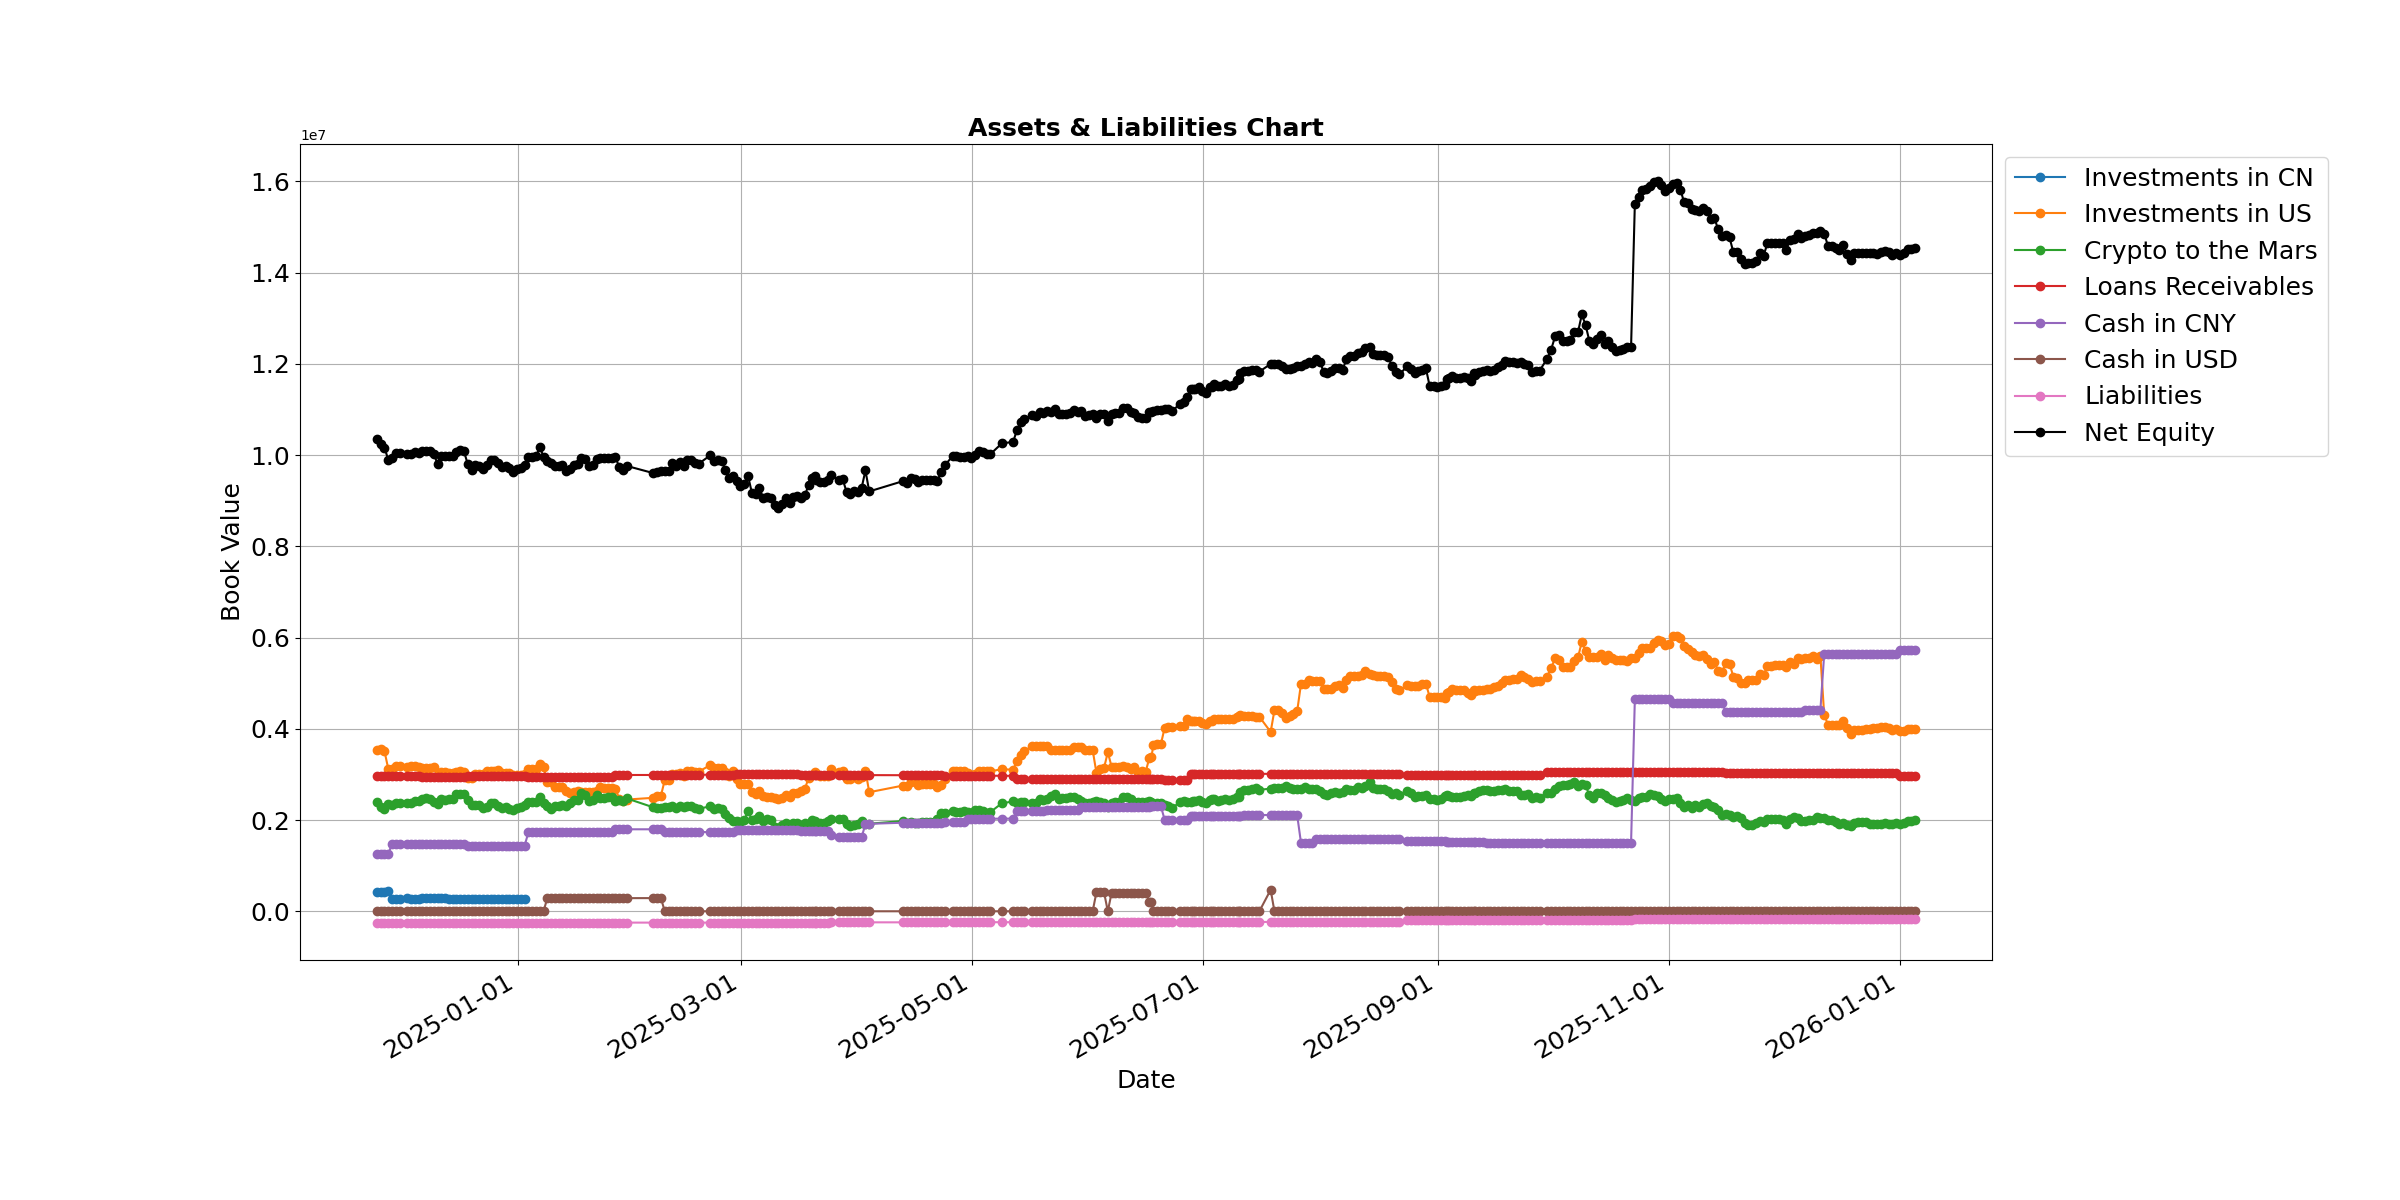

Source code (Python):
#! /usr/bin/env python3.9

import yfinance as yf
import json
import pandas as pd
import os
import time
import matplotlib.pyplot as plt
import matplotlib.dates as mdates
from datetime import datetime
from getpass import getuser
import socket
import smtplib
from email.message import EmailMessage
from email.utils import make_msgid
import mimetypes
from curl_cffi import requests
import subprocess
import sys
from pathlib import Path
from typing import Optional

sender = "[email redacted]"
receivers = ["[email redacted]", "[email redacted]", "[email redacted]"]

message_template = """
<html>
<body>
<pre style="font-family:courier;font-size:100%;">
{message}
</pre>
<div style="text-align:center;">
  <img src="cid:{cid1}" alt="Chart" style="max-width:100%; height:auto; display:inline-block;">
</div>
<div style="text-align:center;">
  <img src="cid:{cid2}" alt="Chart" style="max-width:100%; height:auto; display:inline-block;">
</div>
</body>
</html>
"""

def get_share_price(symbol):
    session = requests.Session(impersonate="chrome")
    stock = yf.Ticker(symbol,session=session)
    # return stock.fast_info['last_price']
    return stock.history(period='1d')['Close'].iloc[0]

class EmailSender(object):
    def __init__(self, sender, receivers):
        self.gmail_app_password = "nuim lgxe ptgb hdsj"
        self.sender = sender
        self.receivers = receivers

    def send_email_smtp_gmail(self, message: str, new_balance_sheet_chart: str, legacy_asset_curve: str):
        msg = self.prepare_email_msg(message, new_balance_sheet_chart, legacy_asset_curve)   
        with smtplib.SMTP_SSL("smtp.gmail.com", 465) as smtp:
            smtp.login(self.sender, self.gmail_app_password)
            smtp.send_message(msg)

    def prepare_email_msg(self, message: str, new_balance_sheet_chart: str, legacy_asset_curve: str) -> EmailMessage:
        """
        Build an email with a text body and two embedded images, referenced inline via cid:.
    
        Args:
            message: The text/HTML-safe body content (plain text; will be HTML-escaped minimally by wrapping).
            new_balance_sheet_chart: Path to the first image file (e.g., PNG/JPEG).
            legacy_asset_curve: Path to the second image file.
    
        Returns:
            EmailMessage ready to send (set From/To/Subject before sending).
        """

        # Create message container
        msg = EmailMessage()
        msg['Subject'] = 'Daily Assets Report'
        msg['From'] = self.sender
        msg['To'] = self.receivers
        msg.set_content(message)
    
        # Plain text fallback (no images)
        # Keep the plain text simple; some clients prefer/only display this part.
        msg.set_content(message)
    
        # Generate content IDs for the inline images
        cid1 = make_msgid(domain="inline.local")[1:-1]  # strip < >
        cid2 = make_msgid(domain="inline.local")[1:-1]
    
        # Build HTML body that references the images by their content IDs
    
        # Add HTML alternative
        msg.add_alternative(message_template.format(message=message, cid1=cid1, cid2=cid2), subtype="html")
    
        # Helper to attach an image inline to the HTML part
        def _attach_inline_image(filename: str, cid: str):
            path = Path(filename)
            if not path.is_file():
                raise FileNotFoundError(f"Image file not found: {path}")
            ctype, encoding = mimetypes.guess_type(path.name)
            if ctype is None or encoding is not None:
                ctype = "application/octet-stream"
            maintype, subtype = ctype.split("/", 1)
            if maintype != "image":
                raise ValueError(f"Unsupported image type for inline embedding: {ctype} ({path})")
            with open(path, "rb") as f:
                # Attach to the HTML alternative (the last part we added)
                msg.get_payload()[-1].add_related(
                    f.read(),
                    maintype=maintype,
                    subtype=subtype,
                    cid=f"<{cid}>",
                    filename=path.name,
                )
    
        # Attach both images
        _attach_inline_image(new_balance_sheet_chart, cid1)
        _attach_inline_image(legacy_asset_curve, cid2)
    
        return msg

class BalanceSheetItem:
    def __init__(self, ticker_symbol, fullname, positions, share_price, currency_unit, category):
        self.ticker_symbol = ticker_symbol
        self.fullname = fullname
        self.positions = positions
        self.initial_share_price = share_price
        self.share_price = share_price
        self.currency_unit = currency_unit
        self.category = category
        self.usd_and_cny_exchange_rate = get_share_price('CNY=X')

        if self.initial_share_price == 0:
            self.share_price = get_share_price(self.ticker_symbol)
            if self.currency_unit == 'USD':
                self.share_price = self.share_price * self.usd_and_cny_exchange_rate


    def get_book_value(self):
        return self.positions * self.share_price 

    def __str__(self):
        return 'Ticker: {}, Fullname: {}, Positions: {}, Share Price: {}, Book Value: {}'.format(self.ticker_symbol, self.fullname, self.positions, self.share_price, self.get_book_value())


class AssetsManager:
    def __init__(self):
        self.balance_sheet_json_file = '/tmp/balance_sheet_repo/balancesheet.json'
        self.balance_sheet_db = "/tmp/balance_sheet_repo/balancesheet.csv"
        self.balance_sheet_chart = "/tmp/balance_sheet_repo/balancesheet.png"
        self.legacy_asset_db = "/tmp/balance_sheet_repo/assets_db.csv"
        self.legacy_asset_curve = "/tmp/balance_sheet_repo/assets_curve.png"
        self.assets = []
        self.liabilities = []
        self.usd_and_cny_exchange_rate = 0
        self.book_value_per_category = {}
        self.get_usd_and_cny_exchange_rate()
        self.load_balance_sheet_json_file()
        self.get_book_values_per_category()

    def get_usd_and_cny_exchange_rate(self):
        self.usd_and_cny_exchange_rate = get_share_price('CNY=X')

    def load_balance_sheet_json_file(self):
        with open(self.balance_sheet_json_file, 'r') as file:
            self.balance_sheet = json.load(file)


        for key, value in self.balance_sheet.items():
            for item in value:
                balance_sheet_item = BalanceSheetItem(item['ticker symbol'],
                                                    item['fullname'],
                                                    item['positions'],
                                                    item['share price'],
                                                    item['currency unit'],
                                                    item['category'])
                # print (str(balance_sheet_item))
                if key == 'assets':
                    self.assets.append(balance_sheet_item)
                elif key == 'liabilities':
                    self.liabilities.append(balance_sheet_item)

    def get_book_values_per_category(self):
        for asset in self.assets:
            if asset.category in self.book_value_per_category:
                self.book_value_per_category[asset.category] += asset.get_book_value()
            else:
                self.book_value_per_category[asset.category] = asset.get_book_value()


    def get_total_book_value(self, balance_sheet_items):
        total_book_value = 0
        for item in balance_sheet_items:
            total_book_value += item.get_book_value()
        return total_book_value

    def get_investment_value(self):
        investment_value = 0
        for asset in self.assets:
            if asset.category.find("Investment") != -1 or asset.category.find("Mars") != -1:
                investment_value += asset.get_book_value()
        return investment_value

    def show_seperator(self):
        print (self.get_seperator())

    def get_seperator(self):
        return '-'*70

    def show_assets(self):
        print (self.get_assets_text_report())

    def get_assets_text_report(self):
        report_msg = ''
        for balance_sheet_category in [self.assets, self.liabilities]:
            if balance_sheet_category is self.assets:
                report_msg += 'Assets:' + '\n'
            else:
                report_msg += self.get_seperator() + '\n'
                report_msg += 'Liabilities:' + '\n'

            pd_data = []
            for balance_sheet_item in balance_sheet_category:
                pd_data.append([balance_sheet_item.ticker_symbol, balance_sheet_item.fullname, balance_sheet_item.positions, balance_sheet_item.share_price, balance_sheet_item.get_book_value()])

            pd_data.append(['Total', '', '', '', self.get_total_book_value(balance_sheet_category)])

            df = pd.DataFrame(pd_data, columns=[
                                'Ticker',
                                'Fullname',
                                'Positions',
                                'Share Price',
                                'Book Value'])
            report_msg += str(df) + '\n'


        net_value = self.get_total_book_value(self.assets) - self.get_total_book_value(self.liabilities)
        report_msg += self.get_seperator() + '\n'
        report_msg += '{:26s}: {:.4f}'.format("USD/CNY Rate",get_share_price('CNY=X')) + '\n'
        for asset_category in self.book_value_per_category:
            category_book_value = self.book_value_per_category[asset_category]
            report_msg += '{:26s}: {:<10.2f} ({:.2f}%)'.format(asset_category, category_book_value, category_book_value / net_value * 100) + '\n'
        report_msg += '{:26s}: {:<10.2f}'.format('Net Value', net_value) + '\n'

        report_msg += self.get_seperator() + '\n'

        # show the latest 10 days' assets history
        df = pd.read_csv(self.legacy_asset_db)
        report_msg += 'Last 10 days assets history:' + '\n'
        report_msg += str(df.tail(10)) + '\n'
        return report_msg

    def update_balance_sheet_db(self):
        if os.path.exists(self.balance_sheet_db):
            df = pd.read_csv(self.balance_sheet_db)
        else:
            df = pd.DataFrame(columns=['Datetime', 'Type', 'Ticker', 'Fullname', 'Positions', 'Share Price', 'Book Value', 'Category'])

        datetime_string = datetime.now().strftime("%Y-%m-%d %H:%M:%S")

        for item in self.assets + self.liabilities:
            item_type = 'Assets' if item in self.assets else 'Liabilities'
            new_row = [datetime_string, item_type, item.ticker_symbol, item.fullname, item.positions, item.share_price, item.get_book_value(), item.category]
            df.loc[len(df)] = new_row

        df.to_csv(self.balance_sheet_db, index=False)


    def update_legacy_assets_db(self):
        if os.path.exists(self.legacy_asset_db):
            df = pd.read_csv(self.legacy_asset_db)
        else:
            df = pd.DataFrame(columns=['Datetime', 'Assets', 'Liabilities', 'Investment', 'Investment %', 'Net Value'])

        net_value = self.get_total_book_value(self.assets) - self.get_total_book_value(self.liabilities)
        new_row = [datetime.now().strftime("%Y-%m-%d %H:%M:%S"), 
                   self.get_total_book_value(self.assets),
                   self.get_total_book_value(self.liabilities),
                   self.get_investment_value(), self.get_investment_value() / net_value,
                   net_value]

        df.loc[len(df)] = new_row
        df.to_csv(self.legacy_asset_db, index=False)


    def generate_legacy_assets_curve(self):
        plt.figure(figsize=(24, 12))   # Set the figure size
        df = pd.read_csv(self.legacy_asset_db)
        x = [datetime.strptime(date_string, "%Y-%m-%d %H:%M:%S").date() for date_string in df['Datetime']]
        y1 = df['Assets']
        y2 = df['Liabilities']
        y3 = df['Investment']
        y4 = df['Net Value']
        plt.plot(x, y4, marker='o', color='b', label='Net Value')

        # Formatting the date on x-axis
        plt.gcf().autofmt_xdate()

        plt.xticks(fontsize=18)  # Set font size for X-axis ticks  
        plt.yticks(fontsize=18)  # Set font size for Y-axis ticks

        plt.title('Assets Curve', fontsize=18, fontweight='bold')
        plt.grid(True)
        plt.savefig(self.legacy_asset_curve)
        plt.close()

    def summarize_balance_sheet_db(self):
        # generate category series
        self.category_series = {}
        df = pd.read_csv(self.balance_sheet_db)
        for row in df.iterrows():
            category = row[1]['Category']
            timestamp = row[1]['Datetime']
            if category in self.category_series:
                if timestamp in self.category_series[category]:
                    self.category_series[category][timestamp] += row[1]['Book Value']
                else:
                    self.category_series[category][timestamp] = row[1]['Book Value']

            else:
                self.category_series[category] = {timestamp: row[1]['Book Value']}

        # generate equity series
        self.net_equity_series = {}
        for row in df.iterrows():
            book_value = row[1]['Book Value'] if row[1]['Type'] == 'Assets' else row[1]['Book Value'] * -1
            if row[1]['Datetime'] in self.net_equity_series:
                self.net_equity_series[row[1]['Datetime']] += book_value
            else:
                self.net_equity_series[row[1]['Datetime']] = book_value

    def generate_balance_sheet_chart(self):
        plt.figure(figsize=(24, 12))   # Set the figure size

        # Plot the category series
        for category in self.category_series:
            x = []
            y = []
            for timestamp in sorted(self.category_series[category].keys()): 
                x.append(datetime.strptime(timestamp, "%Y-%m-%d %H:%M:%S"))
                if category == 'Liabilities':
                    y.append(self.category_series[category][timestamp]*-1)
                else:
                    y.append(self.category_series[category][timestamp])
            plt.plot(x, y, marker='o', label=category)

        # Plot the net equity series
        x = []
        y = []
        for timestamp in sorted(self.net_equity_series.keys()):
            x.append(datetime.strptime(timestamp, "%Y-%m-%d %H:%M:%S"))
            y.append(self.net_equity_series[timestamp])
        plt.plot(x, y, marker='o', color='black', label="Net Equity")

        # Format the X-axis to show dates  
        plt.gca().xaxis.set_major_formatter(mdates.DateFormatter('%Y-%m-%d'))  

        # Set the density of date ticks  
        # plt.gca().xaxis.set_major_locator(mdates.DayLocator(interval=3))  # Show every 3rd day

        # Formatting the date on x-axis
        plt.gcf().autofmt_xdate()

        plt.xticks(fontsize=18)  # Set font size for X-axis ticks  
        plt.yticks(fontsize=18)  # Set font size for Y-axis ticks

        plt.title('Assets & Liabilities Chart', fontsize=18, fontweight='bold')
        plt.xlabel('Date', fontsize=18)
        plt.ylabel('Book Value', fontsize=18)
        # Add the legend outside the plot  
        plt.legend(loc='upper left', bbox_to_anchor=(1, 1), fontsize=18)
        plt.subplots_adjust(right=0.83)
        plt.grid(True)
        plt.savefig(self.balance_sheet_chart)
        plt.close()

    def revert_balance_sheet_db(self):
        df = pd.read_csv(self.balance_sheet_db)
        last_row = df.iloc[-1]
        df = df[df['Datetime'] != last_row['Datetime']]
        df.to_csv(self.balance_sheet_db, index=False)

    def revert_legacy_assets_db(self):
        df = pd.read_csv(self.legacy_asset_db)
        last_row = df.iloc[-1]
        df = df[df['Datetime'] != last_row['Datetime']]
        df.to_csv(self.legacy_asset_db, index=False)

    def send_email(self):
        email_sender = EmailSender(sender=sender, receivers=receivers)
        email_sender.send_email_smtp_gmail(self.get_assets_text_report(), self.balance_sheet_chart, self.legacy_asset_curve)

